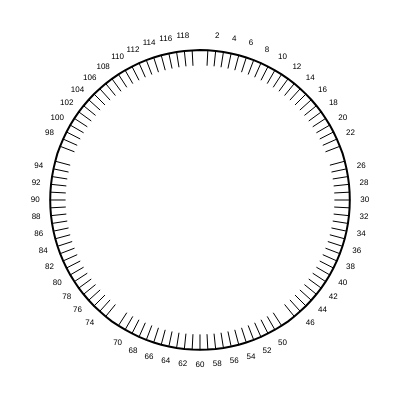
Frame 1 (no input)
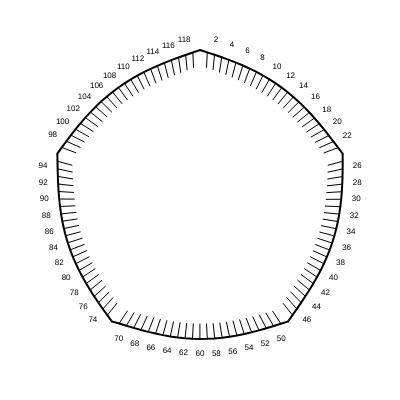
Frame 60 (no input)
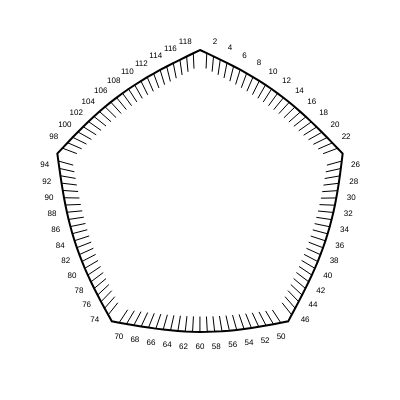
Frame 120 (the mouse pressed at the canvas centre since frame 60)

The p5.js sketch that drew these frames (run headless with seeded random() and noise() and a simulated clock; from frame 60 on, the mouse is pressed at the canvas centre):

// p5.js sketch
// ── sketch.js
// Convert a circle into a triangle, 
// by sampling a circle into many segments, 
// and then locally averaging each point with its neighbors, 
// except for the three special corner vertices.
// Golan Levin, January 2017

var radius;
var cx, cy;
var nCirclePoints = 120;
let padd = 15
let txtSize = 8
var circlePoints = [];

//-----------------------------------------
function setup() {
  createCanvas(400, 400);
  radius = width / 2 * 0.75;
  cx = width / 2;
  cy = height / 2;

  for (var i = 0; i < nCirclePoints; i++) {
    var t = map(i, 0, nCirclePoints, 0, TWO_PI) - HALF_PI;
    var x = radius * cos(t);
    var y = radius * sin(t);
    circlePoints[i] = {
      x,
      y
    };
  }
  textSize(txtSize)
}

//-----------------------------------------
function draw() {
  background(255);

  translate(width / 2, height / 2)
  beginShape();
  for (var i = 0; i < nCirclePoints; i++) {
    if (i % (nCirclePoints / 5) !== 0) {
      var h = (i - 1 + nCirclePoints) % nCirclePoints;
      var j = (i + 1 + nCirclePoints) % nCirclePoints;
      circlePoints[i].x = (circlePoints[h].x + circlePoints[i].x + circlePoints[j].x) / 3.0;
      circlePoints[i].y = (circlePoints[h].y + circlePoints[i].y + circlePoints[j].y) / 3.0;

      noStroke()
      fill(0)
      textAlign(CENTER, CENTER)
      let dir = createVector(circlePoints[i].x, circlePoints[i].y).normalize()

      if (i % 2 == 0) {
        text(i, circlePoints[i].x + dir.x * padd, circlePoints[i].y + dir.y * padd)
      }


      noFill();
      stroke(0);
      strokeWeight(1)
      line(circlePoints[i].x, circlePoints[i].y, circlePoints[i].x - dir.x * padd, circlePoints[i].y - dir.y * padd)
    }

    strokeWeight(2)
    vertex(circlePoints[i].x, circlePoints[i].y);

  }
  noFill();
  stroke(0);
  endShape(CLOSE);
}
